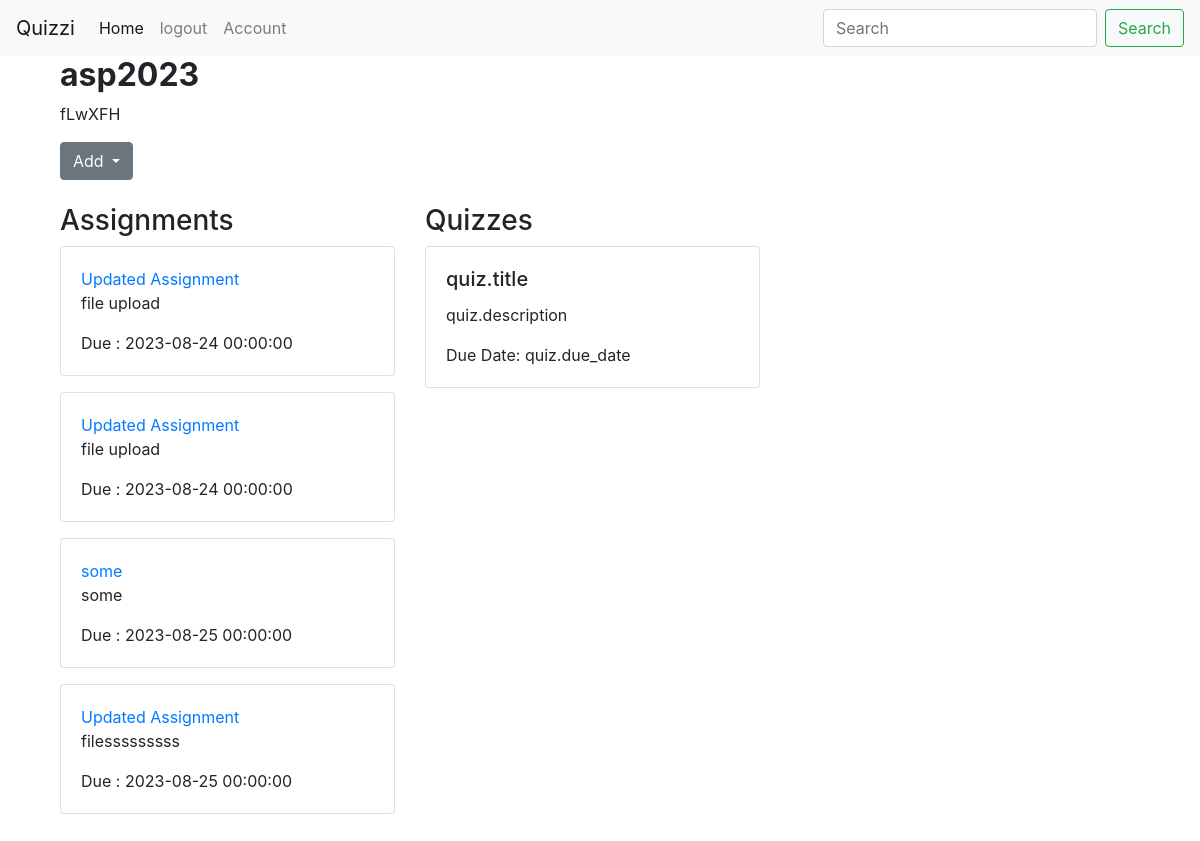
Page /_class/1 (signed in) on the earlier database version.
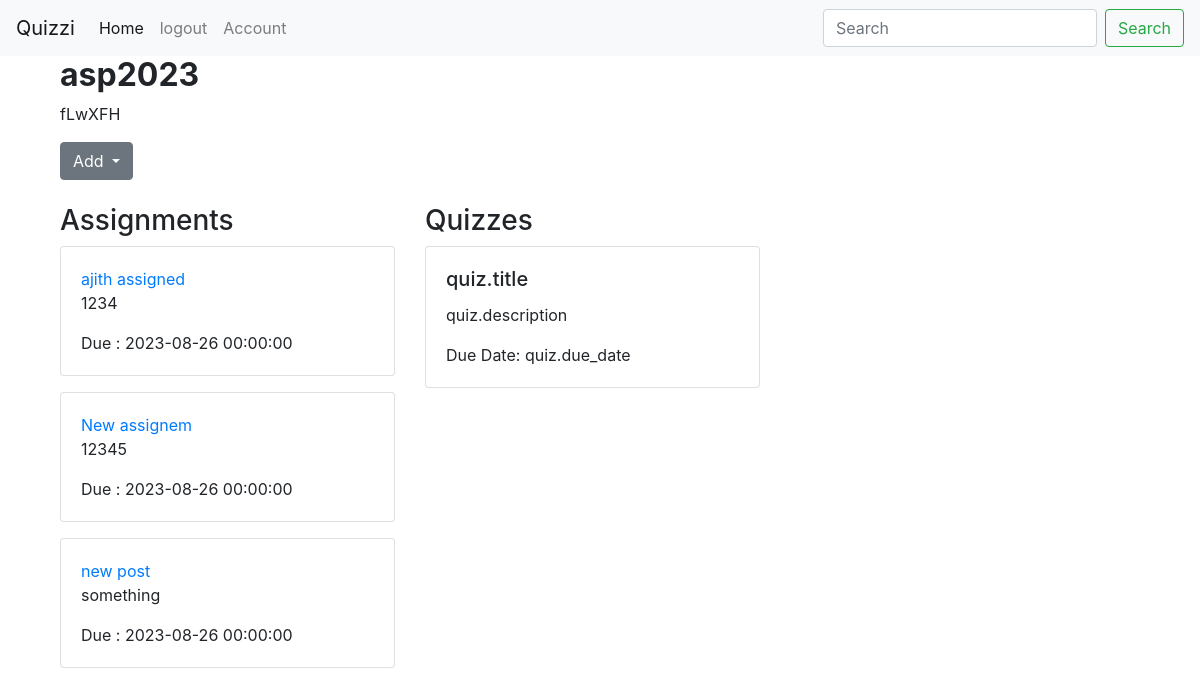
Same page on the later database version.
### quiz/models.py (models this page shows, shortened)
class Class(db.Model):
    id = db.Column(db.Integer, primary_key=True)
    username = db.Column(db.String(20),nullable=False)
    class_name = db.Column(db.String(100), nullable=False)
    class_code = db.Column(db.String(6),nullable=False)
    user_id = db.Column(db.Integer, nullable=False)
    nonuserid = db.Column(db.Integer, db.ForeignKey('user.id'), nullable=False)
    assignments = db.relationship('Assignment', backref='classs', lazy=True)
    created_at = db.Column(db.DateTime, server_default=db.func.now())  # Initialized

class Assignment(db.Model):
    id = db.Column(db.Integer, primary_key=True)
    title = db.Column(db.String(100), nullable=False)
    description = db.Column(db.String(500), nullable=True)
    due_date = db.Column(db.DateTime, nullable=False)
    class_id = db.Column(db.Integer, db.ForeignKey('class.id'), nullable=False)
    creator_id = db.Column(db.Integer, db.ForeignKey('user.id'), nullable=False)
    file_attachment = db.Column(db.String(255), nullable=True)

### quiz/routes.py (the view)
@app.route('/_class/<int:classid>')
def class_info(classid):
    classinfo = Class.query.get_or_404(classid)
    user = User.query.filter_by(username=classinfo.username).first()
    assignments = Assignment.query.filter_by(creator_id=current_user.id).all()
    userassigns = user.assignments
    if classinfo:
        return render_template('classinfo.html',classinfo=classinfo, current_user=current_user, assignments=assignments,userassigns=userassigns)

### quiz/models.py (called while the page is built)
@login_manager.user_loader
def load_user(user_id):
    return User.query.get(int(user_id))

### quiz/templates/classinfo.html (shortened to what this page needs)
{% extends "layout.html" %}
{% block content %}
{% if current_user.role == 'teacher' %}
<form method="POST" enctype="multipart/form-data">
<div class="bg">
    <div class="container">
    <h2><b>{{ classinfo.class_name }}</b></h2>
    <p> {{ classinfo.class_code }}</p>
    <div class="dropdown">
        <button class="btn btn-secondary dropdown-toggle" type="button" id="dropdownMenuButton" data-toggle="dropdown" aria-haspopup="true" aria-expanded="false">
            Add
        </button>
    </div>
    </div>
    </div>
<div class="container mt-4">
    <div class="row">
        <div class="col-md-6">
            <h3>Assignments</h3>
        {% for assignment in assignments %}
            <div class="card mb-3">
                <div class="card-body">
                    <a href="{{url_for('assignment_details',assignment_id=assignment.id)}}">{{ assignment.title}}</a>
                    <p class="card-text">{{assignment.description}} </p>
                    <p class="card-text"> Due : {{assignment.due_date }}</p>
                </div>
            </div>
        {% endfor %}
        </div>
        <div class="col-md-6">
            <h3>Quizzes</h3>
            <div class="card mb-3">
                <div class="card-body">
                    <h5 class="card-title">quiz.title </h5>
                    <p class="card-text">quiz.description </p>
                    <p class="card-text">Due Date: quiz.due_date </p>
                </div>
            </div>
        </div>
    </div>
</div>
{% endif %}
{% endblock %}

### quiz/templates/layout.html (shortened to what this page needs)
<html>
<head>
   <link rel="stylesheet" href="https://cdn.jsdelivr.net/npm/bootstrap@4.3.1/dist/css/bootstrap.min.css">
  </head>
<body>
<header class="site-header">
    <nav class="navbar navbar-expand-lg navbar-light bg-light">
        <a class="navbar-brand" href="#">Quizzi</a>
        <div class="collapse navbar-collapse" id="navbarSupportedContent">
          <ul class="navbar-nav mr-auto">
            {% if current_user.is_authenticated %}
            <li class="nav-item active">
              <a class="nav-link" href="{{ url_for('home') }}">Home <span class="sr-only">(current)</span></a>
            </li>
            <li class="nav-item">
              <a class="nav-link " href="{{ url_for('logout') }}" tabindex="-1" aria-disabled="true">logout</a>
            </li>
            <li class="nav-item">
              <a class="nav-link " href="{{ url_for('account') }}" tabindex="-1" aria-disabled="true">Account</a>
            </li>
            {% endif %}
          </ul>
          <form class="form-inline my-2 my-lg-0">
            <input class="form-control mr-sm-2" type="search" placeholder="Search" aria-label="Search">
            <button class="btn btn-outline-success my-2 my-sm-0" type="submit">Search</button>
          </form>
        </div>
      </nav>
      <main role="main" class="container">
        <div class="row">
          <div class="col-md-8">
  {% block content %}{% endblock %}
</body>
</html>

Differences in the rows shown:
removed Assignment: title "Updated Assignment", description "filesssssssss", due_date "2023-08-25 00:00:00"
changed Assignment: title "Updated Assignment" → "ajith assigned"; description "file upload" → "1234"; due_date "2023-08-24 00:00:00" → "2023-08-26 00:00:00"
changed Assignment: title "Updated Assignment" → "New assignem"; description "file upload" → "12345"; due_date "2023-08-24 00:00:00" → "2023-08-26 00:00:00"
changed Assignment: title "some" → "new post"; description "some" → "something"; due_date "2023-08-25 00:00:00" → "2023-08-26 00:00:00"
